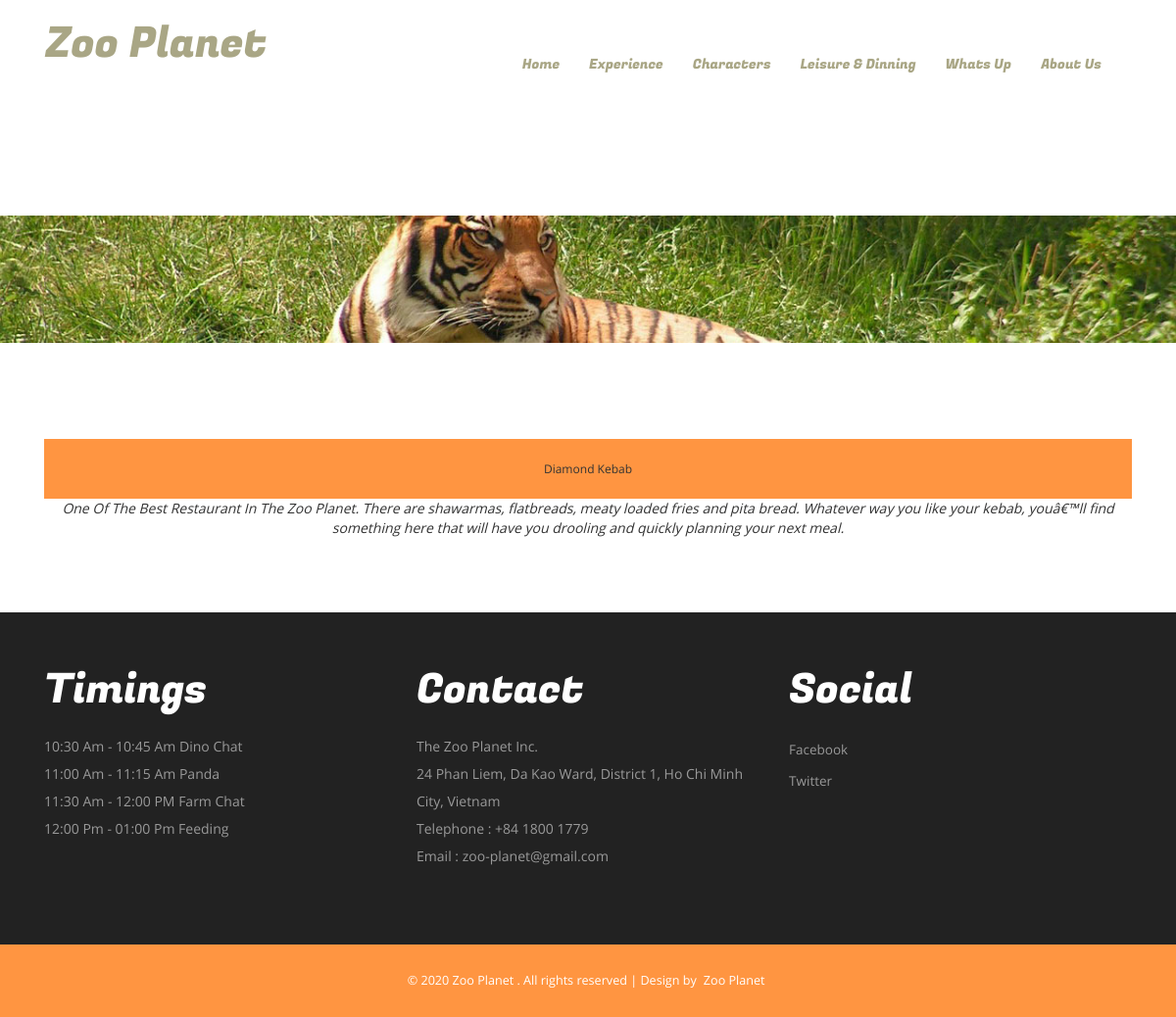
Screenshot of /detail.php?id=41 with the database file from the repository.
### tables this page shows
CREATE TABLE `category` (
  `id` int(11) NOT NULL,
  `cate_name` varchar(250) NOT NULL,
  `parent_id` int(11) NOT NULL DEFAULT '0',
  `user` int(11) NOT NULL,
  `status` int(11) NOT NULL DEFAULT '1'
);

CREATE TABLE `content` (
  `content_id` int(11) NOT NULL,
  `title` varchar(250) NOT NULL,
  `detail` text,
  `cate_id` int(11) NOT NULL,
  `user_id` int(11) NOT NULL,
  `img_id` varchar(250) DEFAULT NULL,
  `date_post` datetime NOT NULL DEFAULT CURRENT_TIMESTAMP
);

### detail.php (the view, shortened to what this page needs)
<?php
include('./common/cm-header.php');
?>
<div class="banner-header">
</div>
<div class="content">
	<div class="services-section">
		<div class="container">
			<div class="welcome-grids">
				<?php
				if (!empty( $_GET['id'])) {
					$conn = conn_db();
					$id = $_GET["id"];
					$sql = "SELECT * FROM content WHERE content_id = {$id}";
					$result = mysqli_query($conn, $sql);
					if (mysqli_num_rows($result) > 0) {
						while ($row = mysqli_fetch_assoc($result)) {
				?>
				<div class="col-md-12 welcome-grid">
					<h6 class="wel-info"><?=$row['title']?></h6>
					<p class="card-text" id="show"><i><?= $row['detail'] ?></i></p>
					<img src="./admin/uploads/<?php echo $row['img_id']; ?>" class="img-responsive" alt="" /><br>
				</div>
				<?php
					}
				}
			} else {
				echo "Updating...";
			}
				?>
			</div>
		</div>
	</div>
</div>
<?php
    include('./common/cm-footer.php');
?>

### common/cm-header.php (shortened to what this page needs)
<?php
    function loop_array($array = array(), $parent_id = 0) {
        if (!empty($array[$parent_id])) { ?>
            <ul class="nav navbar-nav">
            <?php
            foreach($array[$parent_id] as $item) {
                ?>
                <li >
                    <a href="<?="http://localhost/zoo/page.php?id={$item['id']}&parent_id={$item['parent_id']}" ?>"><?=$item["cate_name"]?></a>
                    <?php
                        while (loop_array($array, $item['id'])) { ?>
                    <?php
                        }
                    ?>
                </li>
                <?php
            }
            ?>
            </ul><?php
        }
    }
    function display_menu() {
        $conn = conn_db();
        $sql = "SELECT * FROM category WHERE category.status = 1";
        $query = mysqli_query($conn, $sql);
        $array = array();
        if (mysqli_num_rows($query)) {
            while ($row = mysqli_fetch_array($query)) {
                $array[$row['parent_id']][] = $row;
            }
            loop_array($array);
        }
    }
?>
<!DOCTYPE HTML>
<html>
<head>
<link href="css/bootstrap.css" rel="stylesheet" type="text/css" media="all">
<link href="css/style.css" rel="stylesheet" type="text/css" media="all" />
</head>
<body>
<div class="logo">
</div>
    <div class="header">
        <div class="container">
            <div class="header-top">
                <nav class="navbar navbar-default">
                    <div class="container-fluid">
                        <div class="navbar-header">
                            <div class="navbar-brand logo">
                                <h1><a href="index.php">zoo planet</a></h1>
                            </div>
                        </div>
                    <div class="collapse navbar-collapse" id="bs-example-navbar-collapse-1">
                        <ul class="nav navbar-nav">
                            <?php
                            echo "<ul class='nav navbar-nav'><li><a href='http://localhost/zoo/about-us.php'>About Us</a></li></ul>";
                            echo "<ul class='nav navbar-nav'><li><a href='http://localhost/zoo/whats-up.php'>Whats Up</a></li></ul>";
                            display_menu();
                            echo "<ul class='nav navbar-nav'><li><a href='http://localhost/zoo/experience.php'>Experience</a></li></ul>";
                            echo "<ul class='nav navbar-nav'><li><a href='http://localhost/zoo/index.php'>Home</a></li></ul>";
                            ?>
                        </ul>
                    </div>
</div>
                </nav>
            </div>
        </div>
    </div>

### css/style.css (style rules this page uses)
body a { transition:0.5s all; -webkit-transition:0.5s all; -moz-transition:0.5s all; -o-transition:0.5s all; -ms-transition:0.5s all; }
h1,h2,h3,h4,h5,h6 { padding:0 0; margin:0 0; }
p { padding:0 0; margin:0 0; }
ul { padding:0 0; margin:0 0; }
body { padding:0 0; margin:0 0; font-family: 'OpenSans-Regular' }
.header-top { padding: 2em 0; background-color: #fff; }
.navbar-brand { float: left; margin-left: 0.8em; }
.navbar-nav { float: right; margin: 0; }
.navbar-brand h1 a { text-decoration: none; color:#a9a685; font-size: 1.2em; font-family: 'FugazOne-Regular'; text-transform: capitalize; }
.navbar-default .navbar-nav > li > a { color: #a9a685; font-family: 'FugazOne-Regular'; }
.navbar { position: relative; min-height: 50px; margin-bottom: 0; border: 1px solid transparent; }
.navbar-brand { float: left; height: 0px; padding: 0px 15px; font-size: 18px; line-height: 20px; }
.navbar-default { border-color: #fff!important; background-color: #fff; }
.wel-info { background-color: #ff9541; padding: 2em; }
.welcome-grids { margin-top: 3em; }
.banner-header { background: url("../images/banner1.jpg")no-repeat 0px 0px; background-size: cover; min-height: 140px; text-align:center; padding: 4em 0 0; }
.services-section { padding: 4em 0; text-align: center; }
@media (max-width:1440px) { .banner-header { min-height: 130px; } }

### common/cm-header.php (style rules this page uses)
.header-top { padding: 0px !important; }
.navbar-nav li { position: relative; display: inline-block !important; margin-top: 20px !important; }
.header-top { height: 200px; }

### rows the page displays
category: cate_name "Characters"
category: cate_name "Leisure & Dinning"
content: title "Diamond Kebab", detail "One Of The Best Restaurant In The Zoo Planet. There are shawarmas, flatbreads, meaty loaded fries and pita bread. Whatever way you like your kebab, youâ€™ll find something here that will have you drooling and quickly planning your next meal."
